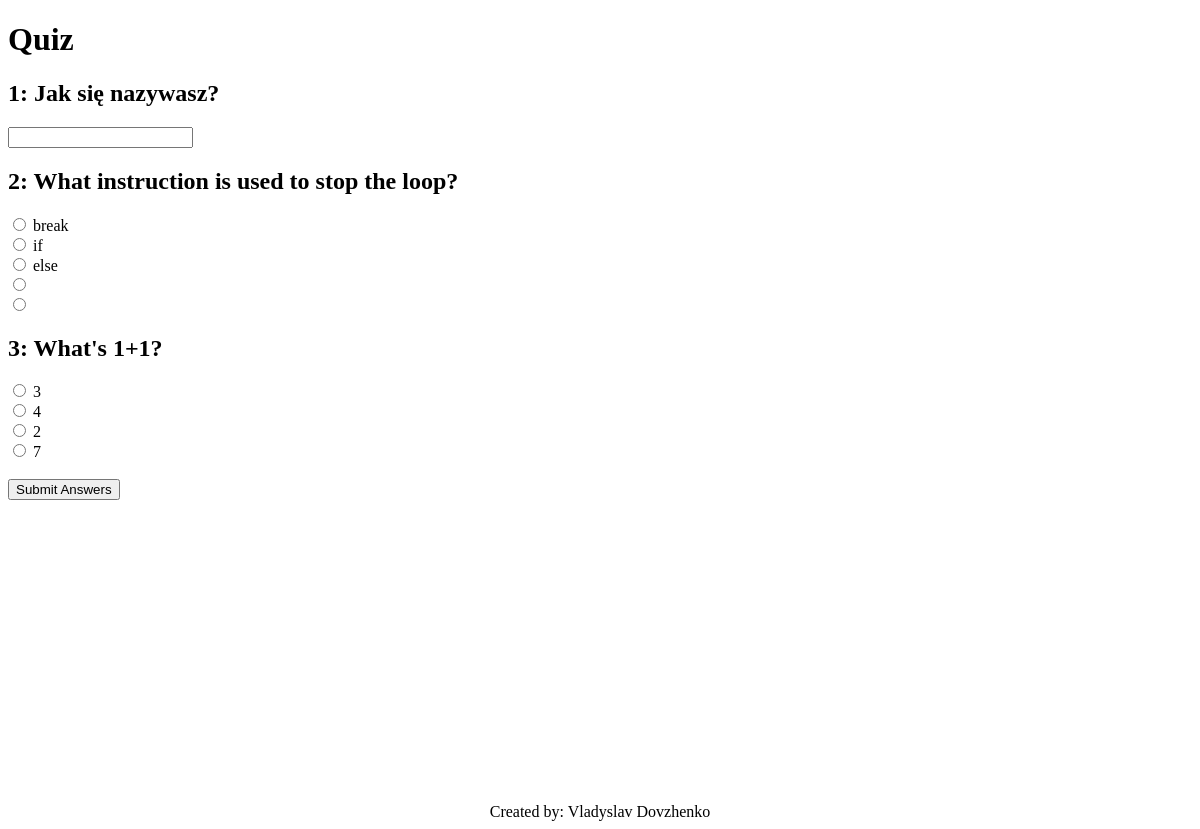
Before: / with the older database file.
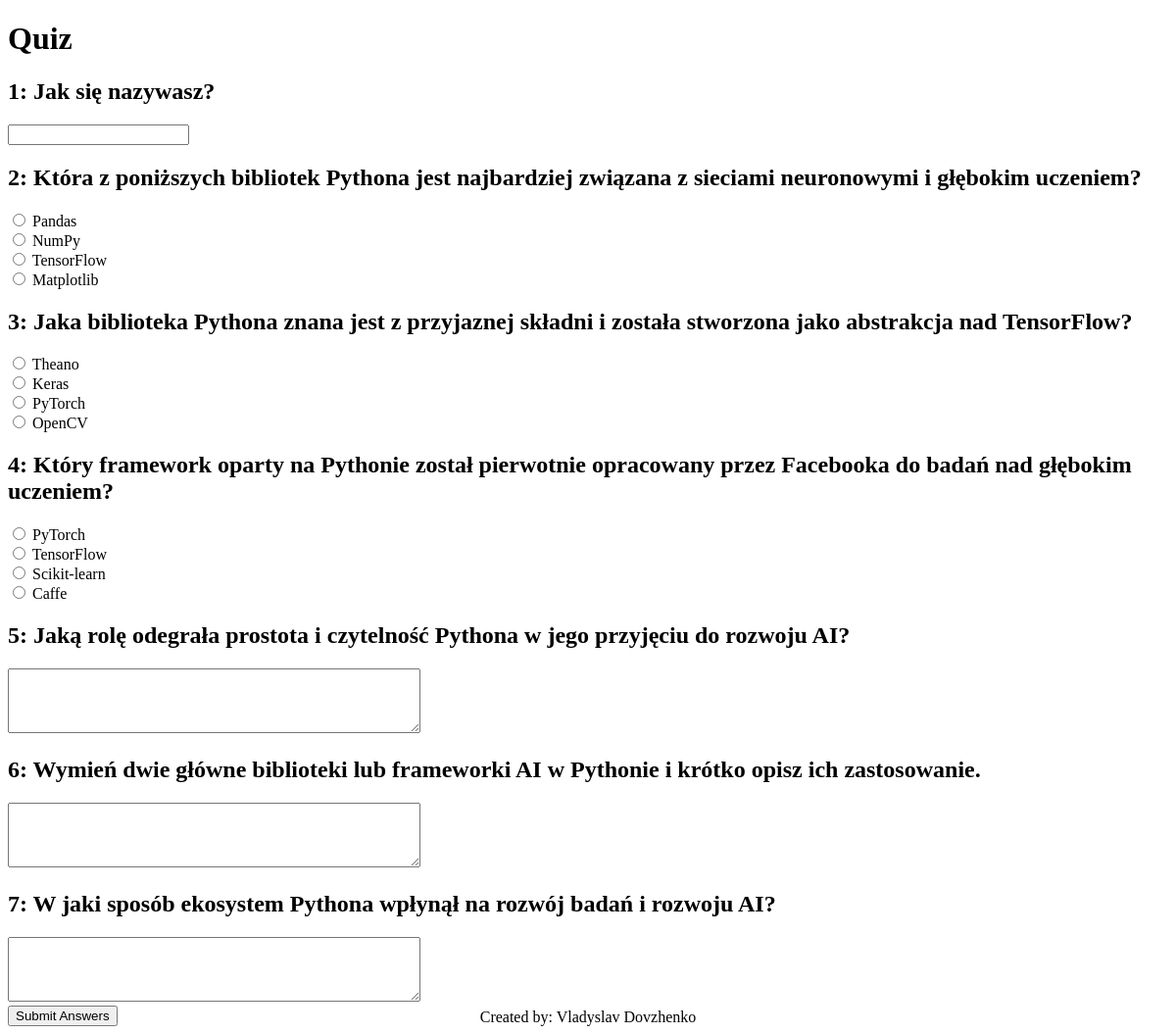
After: the same page with the newer database file.
### app/models.py (models this page shows)
class QuizQuestion(db.Model):
    id = db.Column(db.Integer, primary_key=True)
    question_type = db.Column(db.String(20))  # "open" or "choice"
    question_text = db.Column(db.Text, nullable=False)
    correct_answer = db.Column(db.Text)

class QuizChoice(db.Model):
    id = db.Column(db.Integer, primary_key=True)
    question_id = db.Column(db.Integer, db.ForeignKey('quiz_question.id'))
    choice_text = db.Column(db.String(100))
    quiz_question = db.relationship('QuizQuestion', backref='choices')

### app/routes.py (the view, shortened to what this page needs)
@main_bp.route("/", methods=["GET", "POST"])
def quiz():
    return render_template("quiz.html", questions=QuizQuestion.query.all(), user=None)

### app/templates/quiz.html (shortened to what this page needs)
<!DOCTYPE html>
<html>
<head>
</head>
<body>
    <h1>Quiz</h1>
    <form method="POST">
        <h2>1: Jak się nazywasz?</h2>
        <input type="text" name="username" required>
        {% for q in questions %}
            <h2>{{ loop.index + 1 }}: {{ q.question_text }}</h2>
            {% if q.question_type == 'choice' %}
                {% for choice in q.choices %}
                    <input type="radio" name="question{{ q.id }}" value="{{ choice.choice_text }}"> {{ choice.choice_text }}<br>
                {% endfor %}
            {% elif q.question_type == 'open' %}
                <textarea name="question{{ q.id }}" rows="4" cols="50"></textarea>
            {% endif %}
        {% endfor %}
        <br>
        <input type="submit" value="Submit Answers">
    </form>
    <footer>
        Created by: Vladyslav Dovzhenko
    </footer>
</body>
</html>

Changed rows visible on the page:
changed QuizQuestion: question_text "What instruction is used to stop the loop?" → "Która z poniższych bibliotek Pythona jest najbardziej związana z sieciami neuronowymi i głębokim uczeniem?"
changed QuizChoice: choice_text "break" → "Pandas"
changed QuizChoice: choice_text "if" → "NumPy"
changed QuizChoice (number 3 of 12 on the later page): choice_text "else" → "TensorFlow"
changed QuizChoice: choice_text (not shown) → "Matplotlib"
changed QuizQuestion: question_text "What's 1+1?" → "Jaka biblioteka Pythona znana jest z przyjaznej składni i została stworzona jako abstrakcja nad TensorFlow?"; gains QuizChoice (choice_text "Theano"); loses QuizChoice (choice_text "7")
changed QuizChoice: choice_text "3" → "Keras"
changed QuizChoice (number 7 of 12 on the later page): choice_text "4" → "PyTorch"
changed QuizChoice: choice_text "2" → "OpenCV"
added QuizQuestion: question_text "Który framework oparty na Pythonie został pierwotnie opracowany przez Facebooka do badań nad głębokim uczeniem?", QuizChoice (choice_text "PyTorch")
added QuizChoice: choice_text "TensorFlow"
added QuizChoice: choice_text "Scikit-learn"
added QuizChoice: choice_text "Caffe"
added QuizQuestion: question_text "Jaką rolę odegrała prostota i czytelność Pythona w jego przyjęciu do rozwoju AI?"
added QuizQuestion: question_text "Wymień dwie główne biblioteki lub frameworki AI w Pythonie i krótko opisz ich zastosowanie."
added QuizQuestion: question_text "W jaki sposób ekosystem Pythona wpłynął na rozwój badań i rozwoju AI?"
